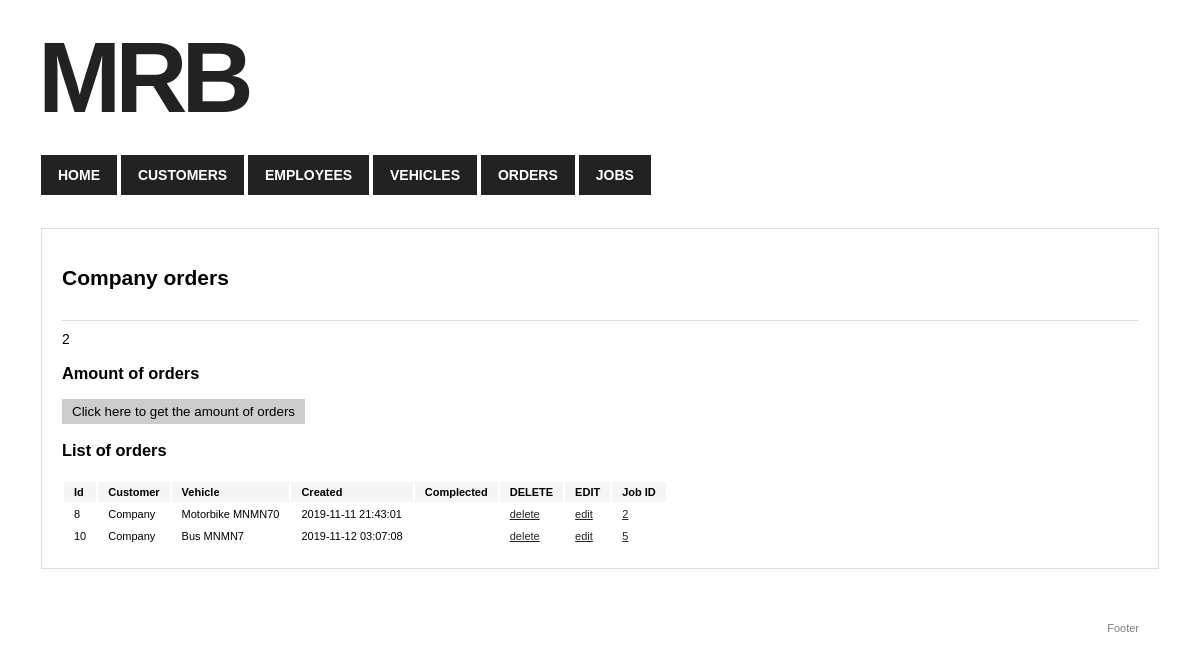
/orders/customer/3, run on the app's committed database.
### tables this page shows
CREATE TABLE IF NOT EXISTS `Customers` (
  `id` int(10) unsigned NOT NULL AUTO_INCREMENT,
  `name` varchar(100) NOT NULL,
  `address` varchar(255) DEFAULT NULL,
  `email` varchar(255) DEFAULT NULL,
  `phone` varchar(15) DEFAULT NULL,
  `respondMethod` tinyint(1) unsigned NOT NULL DEFAULT '0',
  `created_at` datetime NOT NULL DEFAULT CURRENT_TIMESTAMP,
  UNIQUE KEY `Index 1` (`id`),
  KEY `Index 2` (`name`)
);

CREATE TABLE IF NOT EXISTS `Orders` (
  `id` int(10) unsigned NOT NULL AUTO_INCREMENT,
  `customerId` int(10) unsigned NOT NULL,
  `vehicleId` int(10) unsigned NOT NULL,
  `created_at` datetime NOT NULL DEFAULT CURRENT_TIMESTAMP,
  `completed_at` datetime DEFAULT NULL,
  PRIMARY KEY (`vehicleId`,`customerId`,`created_at`),
  UNIQUE KEY `Index 1` (`id`),
  KEY `FK_Orders_Customers` (`customerId`),
  CONSTRAINT `FK_Orders_Customers` FOREIGN KEY (`customerId`) REFERENCES `Customers` (`id`),
  CONSTRAINT `FK_Orders_Venicles` FOREIGN KEY (`vehicleId`) REFERENCES `Vehicles` (`id`)
);

CREATE TABLE IF NOT EXISTS `Vehicles` (
  `id` int(10) unsigned NOT NULL AUTO_INCREMENT,
  `plate` varchar(10) NOT NULL,
  `customerId` int(10) unsigned DEFAULT NULL,
  `type` enum('Car','Bus','Motorbike') NOT NULL DEFAULT 'Car',
  UNIQUE KEY `Index 1` (`id`),
  KEY `Index 2` (`customerId`,`plate`),
  CONSTRAINT `FK_Venicles_Customers` FOREIGN KEY (`customerId`) REFERENCES `Customers` (`id`)
);

### application/controller/orders.php (called while the page is built, shortened)
<?php
class Orders extends Controller
{
    public function loadModel()
    {
        require_once APP . 'model/ordermodel.php';
        $this->model = new OrderModel($this->db);
    }
    public function customer($customer_id)
    {
        $customername=$this->model->getCustomerName($customer_id);
        $orders = $this->model->getOrdersCustomer($customer_id);
        $amount_of_orders = $this->model->getAmountOfOrdersCustomer($customer_id);
        require APP . 'view/_templates/header.php';
        require APP . 'view/orders/customer.php';
        require APP . 'view/_templates/footer.php';
    }
}

### public/index.php (called while the page is built, shortened)
<?php
require APP . 'core/controller.php';
$app = new Application();

### application/core/controller.php (called while the page is built, shortened)
<?php
class Controller
{
    protected function openDatabaseConnection()
    {
        $options = array(PDO::ATTR_DEFAULT_FETCH_MODE => PDO::FETCH_OBJ, PDO::ATTR_ERRMODE => PDO::ERRMODE_WARNING);
        $this->db = new PDO(DB_TYPE . ':host=' . DB_HOST . ';dbname=' . DB_NAME . ';charset=' . DB_CHARSET, DB_USER, DB_PASS, $options);
    }
}

### application/model/ordermodel.php (called while the page is built, shortened)
<?php
class OrderModel extends Model
{
    public $db = null;
    function __construct($db)
    {
        try {
            $this->db = $db;
        } catch (PDOException $e) {
            exit('Database connection could not be established.');
        }
    }
    public function getOrdersCustomer($customer_id)
    {
        $sql = "SELECT o.*, c.name AS `customer`, v.`type` AS `vehicleType`, v.plate AS `vehiclePlate`,
IFNULL((SELECT j.id FROM Jobs AS j WHERE j.orderId=o.id),0) AS 'job'
FROM Orders AS o
LEFT JOIN Customers AS c ON o.customerId = c.id
LEFT JOIN Vehicles AS v ON v.id = o.vehicleId where o.customerId=".$this->db->quote($customer_id);
        $query = $this->db->prepare($sql);
        $query->execute();
        return $query->fetchAll();
    }
    public function getCustomerName($customer_id)
    {
        $sql="select `name` from Customers where id=".$this->db->quote($customer_id)." limit 1;";
        $query = $this->db->prepare($sql);
        $query->execute();
        return $query->fetch()->name;
    }
    public function getAmountOfOrdersCustomer($customer_id)
    {
        $sql = "SELECT COUNT(id) AS `amount_of_orders` FROM `Orders` where customerId=".$this->db->quote($customer_id);
        $query = $this->db->prepare($sql);
        $query->execute();
        return $query->fetch()->amount_of_orders;
    }
}

### application/view/orders/customer.php (the view, shortened to what this page needs)
<div class="container">
    <h2><?=$customername?> orders</h2>
    <div class="box">
        <div>
            <?php echo $amount_of_orders; ?>
        </div>
        <h3>Amount of orders</h3>
        <div>
            <button id="javascript-ajax-button">Click here to get the amount of orders</button>
        </div>
        <h3>List of orders</h3>
        <table>
            <thead style="background-color: #ddd; font-weight: bold;">
            <tr>
                <td>Id</td>
                <td>Customer</td>
                <td>Vehicle</td>
                <td>Created</td>
                <td>Complected</td>
                <td>DELETE</td>
                <td>EDIT</td>
                <td>Job ID</td>
            </tr>
            </thead>
            <tbody>
            <?php foreach ($orders as $order) { ?>
                <tr>
                    <td><?php if (isset($order->id)) echo htmlspecialchars($order->id, ENT_QUOTES, 'UTF-8'); ?></td>
                    <td><?php if (isset($order->customer)) echo htmlspecialchars($order->customer, ENT_QUOTES, 'UTF-8'); ?></td>
                    <td><?php if (isset($order->vehicleId)) echo htmlspecialchars($order->vehicleType, ENT_QUOTES, 'UTF-8').' '.
                            htmlspecialchars($order->vehiclePlate, ENT_QUOTES, 'UTF-8'); ?></td>
                    <td><?php if (isset($order->created_at)) echo htmlspecialchars($order->created_at, ENT_QUOTES, 'UTF-8'); ?></td>
                    <td><?php if (isset($order->completed_at)) echo htmlspecialchars($order->completed_at, ENT_QUOTES, 'UTF-8'); ?></td>
                    <td><a href="<?php echo URL . 'orders/deleteorder/' . htmlspecialchars($order->id, ENT_QUOTES, 'UTF-8'); ?>">delete</a></td>
                    <td><a href="<?php echo URL . 'orders/editorder/' . htmlspecialchars($order->id, ENT_QUOTES, 'UTF-8'); ?>">edit</a></td>
                    <td><?php if (isset($order->job)) {
                            if ($order->job==0) {
                                echo '<a href="'. URL . 'jobs/generate/'.$order->id.'" >Create job</a>';
                            } else {
                                echo '<a href="'. URL . 'jobs/editjob/'.$order->job.'" >'. htmlspecialchars($order->job, ENT_QUOTES, 'UTF-8').'</a>';
                            }
                        } ?>
                </td></tr>
            <?php } ?>
            </tbody>
        </table>
    </div>
</div>

### public/css/style.css (style rules this page uses)
body { font-family: Arial; font-size: 14px; }
.container { border: 1px solid #ddd; padding: 20px; margin: 33px; }
.container a { color: #222; }
.container table { font-size: 11px; margin-top: 20px; }
.container table thead td { background-color: #f5f5f5; padding: 4px 10px; }
.container table tbody td { padding: 4px 10px; }
.container .box { border-top: 1px solid #ddd; padding-top: 10px; margin-top: 30px; }
.container button { background-color: #ccc; border: 0; padding: 5px 10px; cursor: pointer; }

### data on the page
customers: name "Company"
orders: id "8", customerId.name "Company", vehicleId.type "Motorbike", vehicleId.plate "MNMN70", created_at "2019-11-11 21:43:01", job "2"
orders: id "10", customerId.name "Company", vehicleId.type "Bus", vehicleId.plate "MNMN7", created_at "2019-11-12 03:07:08", job "5"

### other printed values
$amount_of_orders "2"
